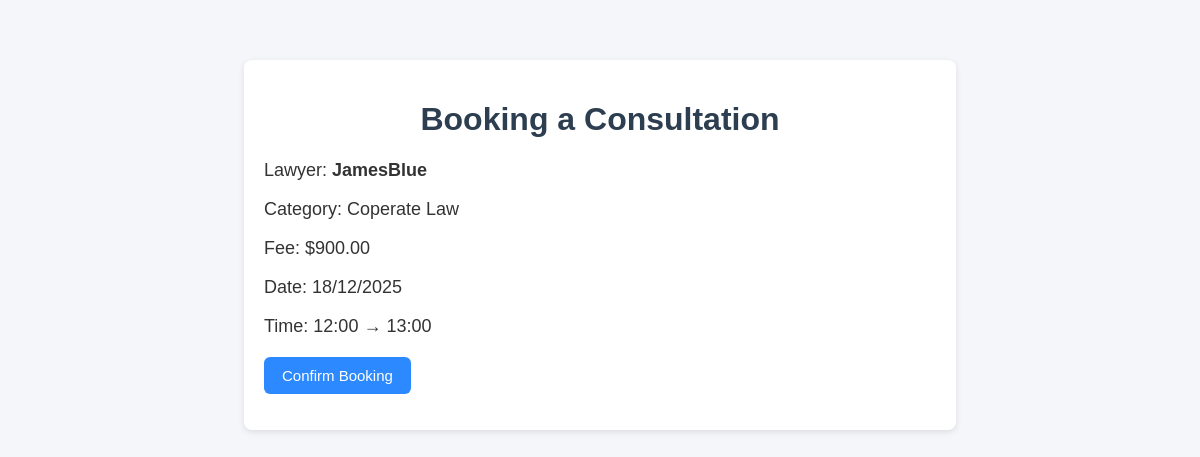
Page /book/9/ (signed in) on the committed database.
### booking/models.py (models this page shows, shortened)
class Slot(models.Model):
    lawyer = models.ForeignKey(Lawyer, on_delete=models.CASCADE)
    start= models.DateTimeField()
    end = models.DateTimeField()
    booked = models.BooleanField(default=False)

class Lawyer(models.Model):
    user = models.OneToOneField(User, on_delete=models.CASCADE )
    category=models.ForeignKey(Category, on_delete=models.SET_NULL, null=True)
    fee= models.DecimalField(max_digits=8, decimal_places=2)
    bio = models.TextField(blank=True)

class Category(models.Model):
    name =models.CharField(max_length=100)

### booking/views.py (the view, shortened to what this page needs)
# urls.py: path('book/<int:slot_id>/', views.book, name='book'),
@login_required
def book(request, slot_id):
    slot = get_object_or_404(Slot, id=slot_id)
    return render(request, 'booking/book.html', {"slot": slot})

### booking/templates/booking/book.html (shortened to what this page needs)
{% load static %}
<link rel="stylesheet" href="{% static 'booking/style.css' %}">
<div class="card">
    <h1>Booking a Consultation</h1>
    <div class="slot-info">
        <p>Lawyer: <strong>{{ slot.lawyer.user.username }}</strong></p>
        <p>Category: {{ slot.lawyer.category.name }}</p>
        <p>Fee: ${{ slot.lawyer.fee }}</p>
        <p>Date: {{ slot.start|date:"d/m/Y" }}</p>
        <p>Time: {{ slot.start|time:"H:i" }} → {{ slot.end|time:"H:i" }}</p>
    </div>
    <form method="POST">
        <button type="submit">Confirm Booking</button>
    </form>
</div>

### booking/static/booking/style.css (style rules this page uses)
h1, h2 { text-align: center; color: #2c3e50; }
.card { background: white; padding: 20px; margin: 20px auto; width: 60%; border-radius: 8px; box-shadow: 0px 2px 6px rgba(0,0,0,0.1); }
button { background: #2c89ff; color: white; padding: 10px 18px; border: none; border-radius: 6px; cursor: pointer; font-size: 15px; }
.slot-info { font-size: 18px; margin-bottom: 20px; }

### rows in the picture
Slot: lawyer.user.username "JamesBlue", lawyer.category.name "Coperate Law", lawyer.fee "900.00", start "18/12/2025", start "12:00", end "13:00"
